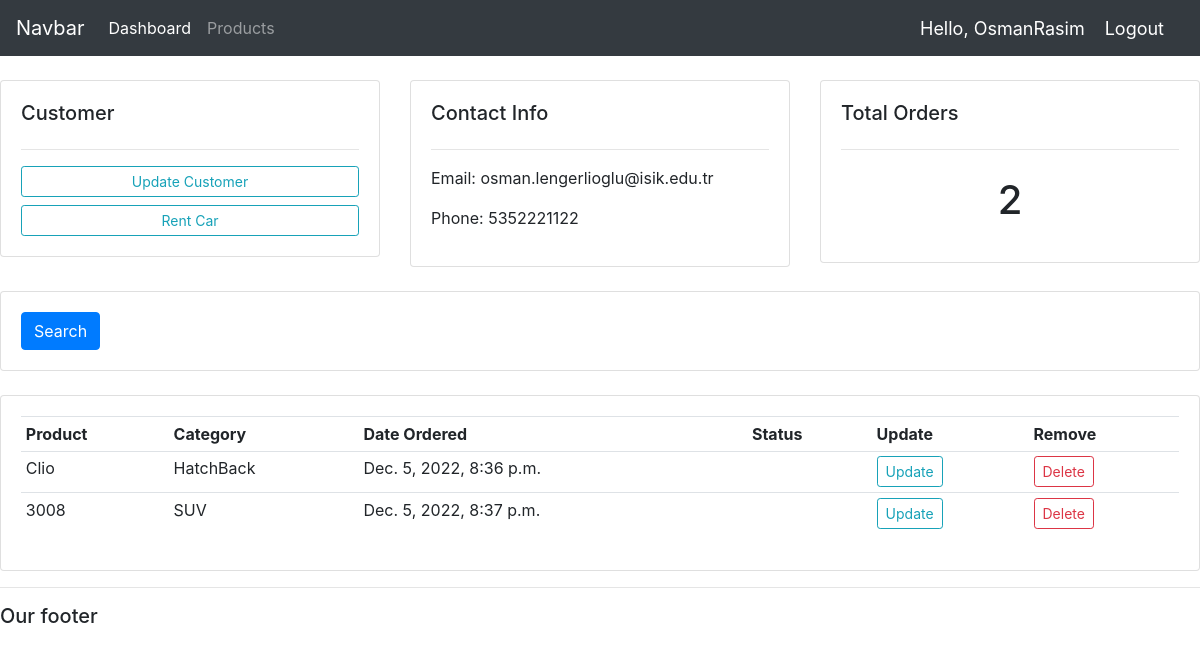
The app's page /customer/1/ (signed in), older data.
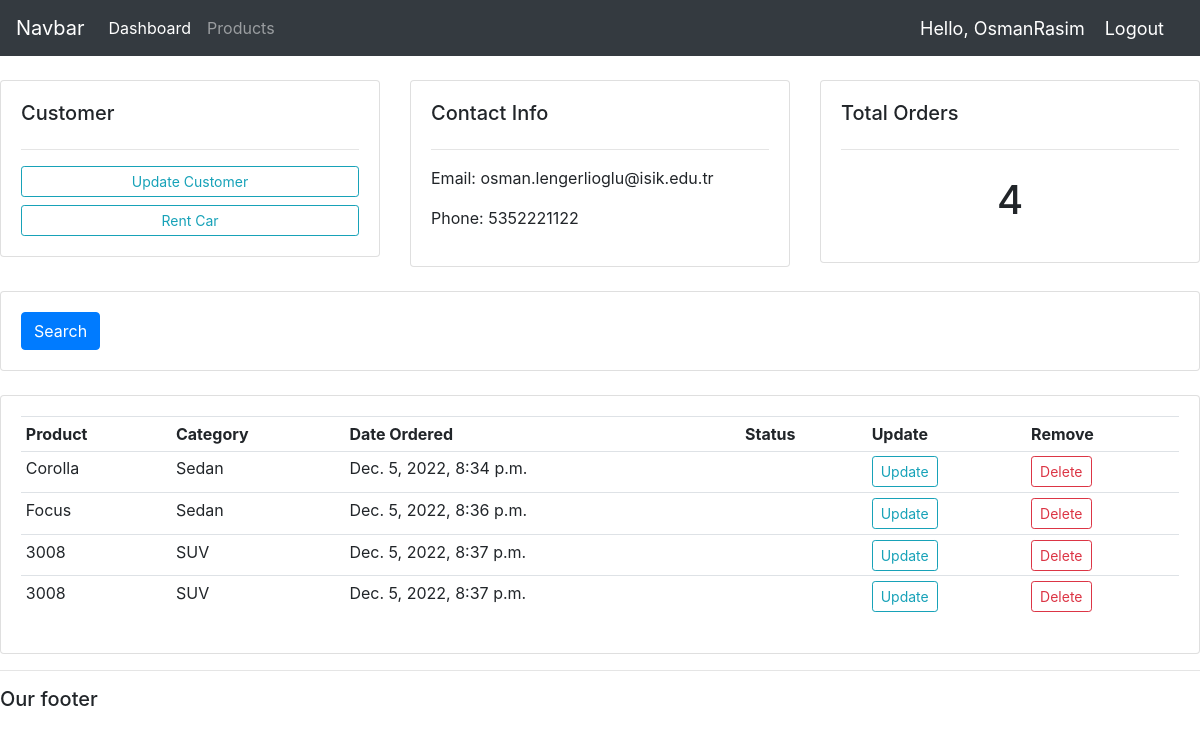
The same page, newer data.
### accounts/models.py (models this page shows, shortened)
class Rent(models.Model):
	Rented='Rented'
	Avaiable='Avaiable'
	STATUS = (
			 (Rented,'Rented'),
			 (Avaiable,'Avaiable'),
		 	 )
	customer =	models.ForeignKey(Customer, null=True, on_delete= models.SET_NULL)
	product = models.ForeignKey(Product, null=True, on_delete= models.SET_NULL)
	date_created = models.DateTimeField(auto_now_add=True, null=True)
	status = models.CharField(max_length=200,choices=STATUS,default=Avaiable)

class Product(models.Model):
	CATEGORY = (
			 ('Sedan','Sedan'),
			 ('Coupe','Coupe'),
			 ('Sports Car','Sports Car'),
			 ('Station Wagon','Station Wagon'),
			 ('HatchBack','HatchBack'),
			 ('Convertible','Convertible'),
			 ('SUV','SUV'),
			 ('Minivan','Minivan'),
			 ('Pickup Truck','Pickup Truck'),
		 	 )
	name = models.CharField(max_length=200, null=True)
	manufacturer = models.CharField(max_length=200, null=True)
	price = models.FloatField(null=True)
	category =  models.CharField(max_length=200, null=True, choices=CATEGORY)
	description =  models.CharField(max_length=200, null=True, blank=True)
	color =  models.CharField(max_length=200, null=True)
	licenceplate = models.CharField(max_length=200, null=True)
	date_created = models.DateTimeField(auto_now_add=True, null=True)
	tags = models.ManyToManyField(Tag)
	def __str__(self):
		return self.name

### accounts/views.py (the view)
# urls.py: path('customer/<str:pk_test>/', views.customer, name="customer"),
@login_required(login_url='login')
def customer(request, pk_test):
    customer = Customer.objects.get(id=pk_test)
    Rent = customer.rent_set.all()
    rent_count = Rent.count()
    context = {'customer':customer, 'Rent':Rent, 'rent_count':rent_count}
    return render(request, 'accounts/customer.html',context)

### accounts/templates/accounts/customer.html
{% extends 'accounts/main.html' %}
{% block content %}
<br>
<div class="row">
    <div class="col-md">
        <div class="card card-body">
            <h5>Customer</h5>
            <hr>
            <a class="btn btn-outline-info  btn-sm btn-block" href="">Update Customer</a>
            <a class="btn btn-outline-info  btn-sm btn-block" href="{% url 'create_rent' customer.id %}">Rent Car</a>
        </div>
    </div>
    <div class="col-md">
        <div class="card card-body">
            <h5>Contact Info</h5>
            <hr>
            <p>Email: {{customer.email}}</p>
            <p>Phone: {{customer.phone}}</p>
        </div>
    </div>
    <div class="col-md">
        <div class="card card-body">
            <h5>Total Orders</h5>
            <hr>
            <h1 style="text-align: center;padding: 10px">{{rent_count}}</h1>
        </div>
    </div>
</div>
<br>
<div class="row">
    <div class="col">
        <div class="card card-body">
            <form method="get">
                <button class="btn btn-primary" type="submit">Search</button>
            </form>
        </div>
    </div>
</div>
<br>
<div class="row">
    <div class="col-md">
        <div class="card card-body">
            <table class="table table-sm">
                <tr>
<th>Product</th>
                    <th>Category</th>
                    <th>Date Ordered</th>
                    <th>Status</th>
                    <th>Update</th>
                    <th>Remove</th>
                </tr>
                {% for rent in Rent %}
                <tr>
                    <td>{{rent.product}}</td>
                    <td>{{rent.product.category}}</td>
                    <td>{{rent.product.date_created}}</td>
                    <td>{{rent.product.status}}</td>
                    <td><a class="btn btn-sm btn-outline-info" href="{% url 'update_rent' rent.id %}">Update</a></td>
                    <td><a class="btn btn-sm btn-outline-danger" href="{% url 'delete_rent' rent.id %}">Delete</a></td>
                </tr>
                {% endfor %}
            </table>
        </div>
    </div>
</div>
{% endblock %}

Row changes from the older to the newer data that the page shows:
removed Rent: product "Clio", product.category "HatchBack", product.date_created "Dec. 5, 2022, 8:36 p.m."
added Rent: product "Corolla", product.category "Sedan", product.date_created "Dec. 5, 2022, 8:34 p.m."
added Rent: product "Focus", product.category "Sedan", product.date_created "Dec. 5, 2022, 8:36 p.m."
added Rent: product "3008", product.category "SUV", product.date_created "Dec. 5, 2022, 8:37 p.m."
Text that changed along with them:
{{ rent_count }}: "2" → "4"
